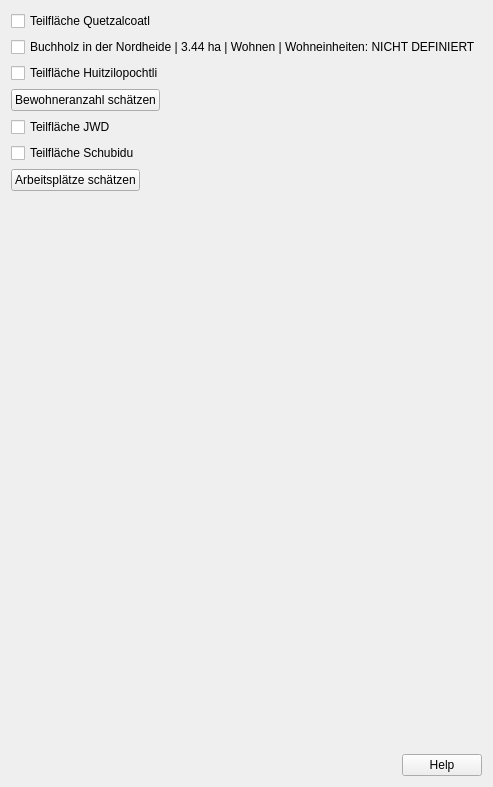
      <widget class="QWidget" name="page1">
       <property name="geometry">
        <rect>
         <x>0</x>
         <y>0</y>
         <width>475</width>
         <height>787</height>
        </rect>
       </property>
       <attribute name="label">
        <string>Bewohner und Arbeitsplätze</string>
       </attribute>
       <layout class="QGridLayout" name="gridLayout">
        <item row="8" column="0">
         <widget class="QDialogButtonBox" name="buttonBox">
          <property name="sizePolicy">
           <sizepolicy hsizetype="Expanding" vsizetype="Fixed">
            <horstretch>0</horstretch>
            <verstretch>0</verstretch>
           </sizepolicy>
          </property>
          <property name="layoutDirection">
           <enum>Qt::LeftToRight</enum>
          </property>
          <property name="standardButtons">
           <set>QDialogButtonBox::Help</set>
          </property>
         </widget>
        </item>
        <item row="0" column="0">
         <widget class="QCheckBox" name="checkBox_3">
          <property name="text">
           <string>Teilfläche Quetzalcoatl</string>
          </property>
         </widget>
        </item>
        <item row="1" column="0">
         <widget class="QCheckBox" name="checkBox_6">
          <property name="text">
           <string>Buchholz in der Nordheide | 3.44 ha | Wohnen | Wohneinheiten: NICHT DEFINIERT</string>
          </property>
         </widget>
        </item>
        <item row="2" column="0">
         <widget class="QCheckBox" name="checkBox_5">
          <property name="text">
           <string>Teilfläche Huitzilopochtli</string>
          </property>
         </widget>
        </item>
        <item row="3" column="0">
         <widget class="QPushButton" name="pushButton">
          <property name="sizePolicy">
           <sizepolicy hsizetype="Fixed" vsizetype="Fixed">
            <horstretch>0</horstretch>
            <verstretch>0</verstretch>
           </sizepolicy>
          </property>
          <property name="text">
           <string>Bewohneranzahl schätzen</string>
          </property>
         </widget>
        </item>
        <item row="4" column="0">
         <widget class="QCheckBox" name="checkBox_4">
          <property name="text">
           <string>Teilfläche JWD</string>
          </property>
         </widget>
        </item>
        <item row="5" column="0">
         <widget class="QCheckBox" name="checkBox">
          <property name="text">
           <string>Teilfläche Schubidu</string>
          </property>
         </widget>
        </item>
        <item row="6" column="0">
         <widget class="QPushButton" name="pushButton_2">
          <property name="sizePolicy">
           <sizepolicy hsizetype="Fixed" vsizetype="Fixed">
            <horstretch>0</horstretch>
            <verstretch>0</verstretch>
           </sizepolicy>
          </property>
          <property name="layoutDirection">
           <enum>Qt::LeftToRight</enum>
          </property>
          <property name="text">
           <string>Arbeitsplätze schätzen</string>
          </property>
          <property name="flat">
           <bool>false</bool>
          </property>
         </widget>
        </item>
        <item row="7" column="0">
         <spacer name="verticalSpacer">
          <property name="orientation">
           <enum>Qt::Vertical</enum>
          </property>
          <property name="sizeHint" stdset="0">
           <size>
            <width>20</width>
            <height>40</height>
           </size>
          </property>
         </spacer>
        </item>
       </layout>
      </widget>
